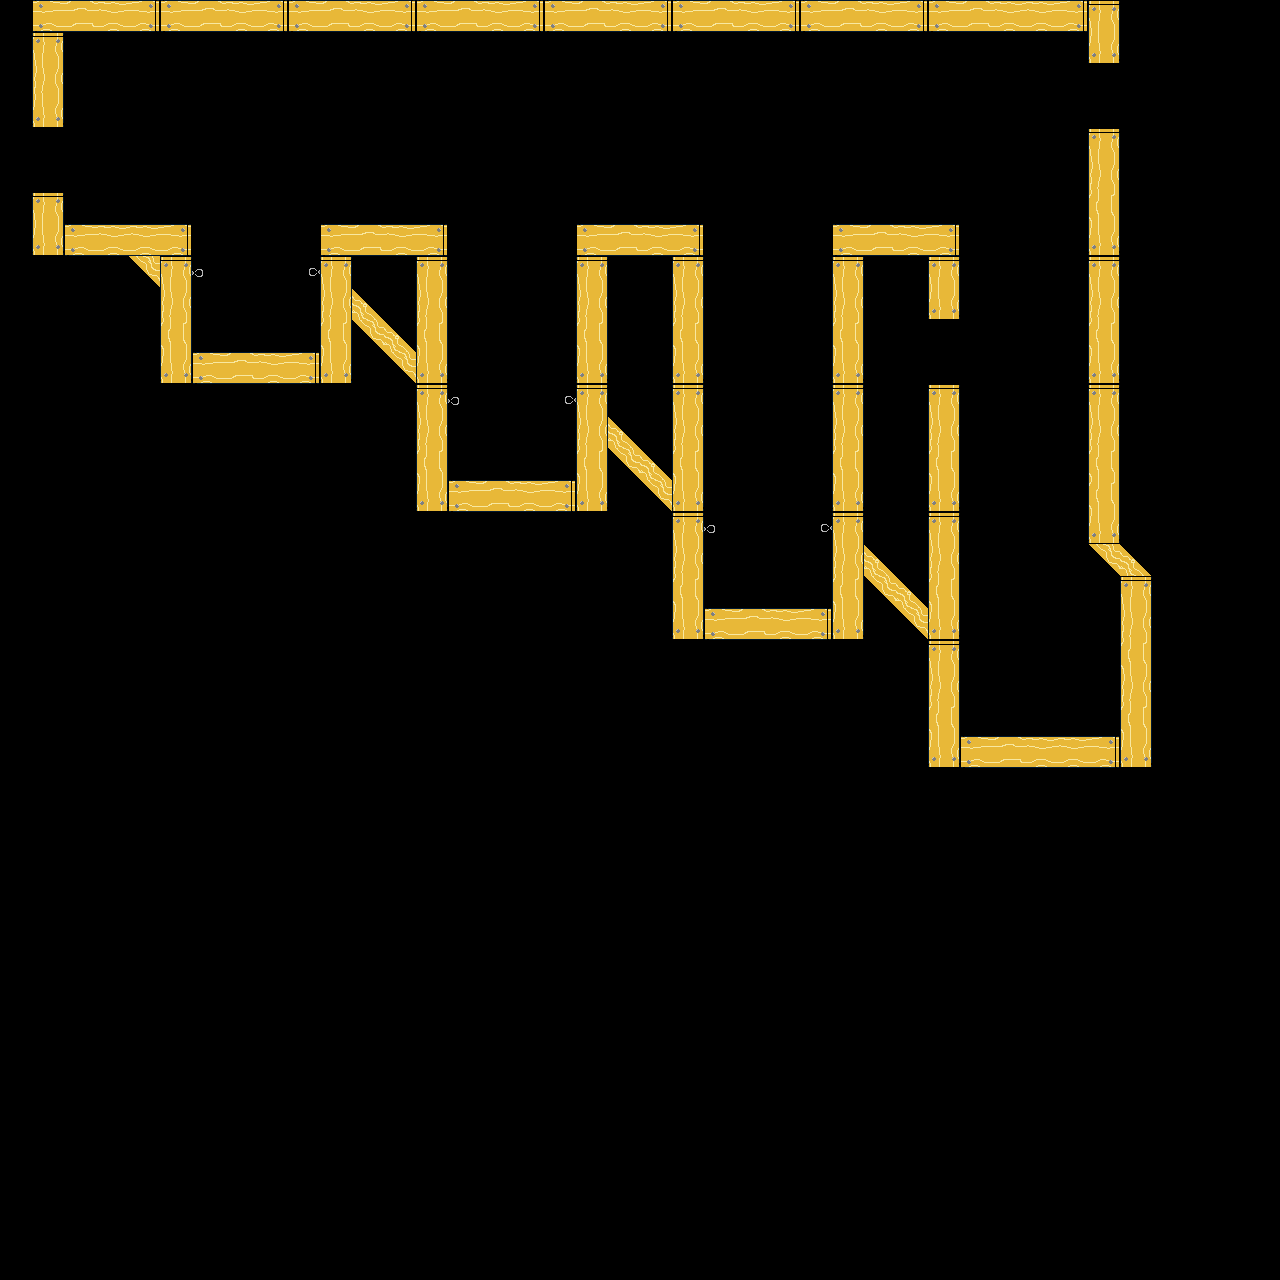

This is a level from a 2D game, rendered from its Tiled map with the project's own tilesets. A one-line summary and the map file follow, with tile-layer data summarised:
An orthogonal 40x40 tile map with 32x32 px tiles, 2 tile layers (Background, Foreground), 4 tilesets and 125 objects (102x spikes, 12x rope, 6x door, 3x fan, spawn, ...).

<map version="1.0" orientation="orthogonal" renderorder="right-down" width="40" height="40" tilewidth="32" tileheight="32" nextobjectid="158">
 <tileset firstgid="1" name="basic-tiles" tilewidth="32" tileheight="32" tilecount="256" columns="16">
  <image source="basic-tiles.png" width="512" height="512" />
 </tileset>
 <tileset firstgid="257" name="spawn" tilewidth="32" tileheight="32" tilecount="1" columns="1">
  <image source="spawn.png" width="32" height="32" />
 </tileset>
 <tileset firstgid="258" name="objects" tilewidth="64" tileheight="64" tilecount="4" columns="0">
  <tile id="1">
   <image width="32" height="64" source="fan_0.png" />
  </tile>
  <tile id="3">
   <image width="32" height="32" source="exit.png" />
  </tile>
  <tile id="4">
   <image width="32" height="32" source="spawn.png" />
  </tile>
  <tile id="5">
   <image width="64" height="7" source="door.png" />
  </tile>
 </tileset>
 <tileset firstgid="264" name="objects" tilewidth="64" tileheight="64" tilecount="4" columns="0">
  <tile id="1">
   <image width="32" height="64" source="fan_0.png" />
  </tile>
  <tile id="2">
   <image width="32" height="32" source="spawn.png" />
  </tile>
  <tile id="3">
   <image width="32" height="32" source="exit.png" />
  </tile>
  <tile id="9">
   <image width="64" height="7" source="door.png" />
  </tile>
 </tileset>
 <layer name="Background" width="40" height="40">
  <data>[1600 cells, 0 non-empty, 0 distinct tile ids]</data>
 </layer>
 <layer name="Foreground" width="40" height="40">
  <data>[1600 cells, 175 non-empty, 12 distinct tile ids]</data>
 </layer>
 <objectgroup name="Objects">
  <object id="1" type="spikes" gid="19" x="352" y="64" width="32" height="32" />
  <object id="2" type="spikes" gid="19" x="768" y="64" width="32" height="32" />
  <object id="3" type="spikes" gid="19" x="640" y="64" width="32" height="32" />
  <object id="4" type="spikes" gid="19" x="608" y="64" width="32" height="32" />
  <object id="5" type="spikes" gid="19" x="544" y="64" width="32" height="32" />
  <object id="6" type="spikes" gid="19" x="672" y="64" width="32" height="32" />
  <object id="7" type="spikes" gid="19" x="448" y="64" width="32" height="32" />
  <object id="8" type="spikes" gid="19" x="64" y="64" width="32" height="32" />
  <object id="9" type="spikes" gid="19" x="704" y="64" width="32" height="32" />
  <object id="10" type="spikes" gid="19" x="256" y="64" width="32" height="32" />
  <object id="11" type="spikes" gid="19" x="576" y="64" width="32" height="32" />
  <object id="12" type="spikes" gid="19" x="192" y="64" width="32" height="32" />
  <object id="13" type="spikes" gid="19" x="736" y="64" width="32" height="32" />
  <object id="14" type="spikes" gid="19" x="224" y="64" width="32" height="32" />
  <object id="15" type="spikes" gid="19" x="480" y="64" width="32" height="32" />
  <object id="16" type="spikes" gid="19" x="288" y="64" width="32" height="32" />
  <object id="17" type="spikes" gid="19" x="128" y="64" width="32" height="32" />
  <object id="18" type="spikes" gid="19" x="320" y="64" width="32" height="32" />
  <object id="19" type="spikes" gid="19" x="160" y="64" width="32" height="32" />
  <object id="20" type="spikes" gid="19" x="384" y="64" width="32" height="32" />
  <object id="21" type="spikes" gid="19" x="416" y="64" width="32" height="32" />
  <object id="22" type="spikes" gid="19" x="96" y="64" width="32" height="32" />
  <object id="23" type="spikes" gid="19" x="512" y="64" width="32" height="32" />
  <object id="24" type="spikes" gid="19" x="256" y="64" width="32" height="32" />
  <object id="25" type="fan" gid="259" x="32" y="192" width="32" height="64" />
  <object id="26" type="spikes" gid="18" x="96" y="224" width="32" height="32" />
  <object id="27" type="spikes" gid="18" x="64" y="224" width="32" height="32" />
  <object id="28" type="spikes" gid="18" x="128" y="224" width="32" height="32" />
  <object id="29" type="spikes" gid="18" x="160" y="224" width="32" height="32" />
  <object id="30" type="spikes" gid="19" x="928" y="64" width="32" height="32" />
  <object id="31" type="spikes" gid="19" x="864" y="64" width="32" height="32" />
  <object id="32" type="spikes" gid="19" x="960" y="64" width="32" height="32" />
  <object id="33" type="spikes" gid="19" x="896" y="64" width="32" height="32" />
  <object id="34" type="spikes" gid="19" x="992" y="64" width="32" height="32" />
  <object id="35" type="spikes" gid="19" x="832" y="64" width="32" height="32" />
  <object id="36" type="spikes" gid="19" x="800" y="64" width="32" height="32" />
  <object id="37" type="spikes" gid="19" x="1056" y="64" width="32" height="32" />
  <object id="38" type="spikes" gid="19" x="1024" y="64" width="32" height="32" />
  <object id="39" type="fan" gid="2147483907" x="1088" y="128" width="32" height="64" />
  <object id="40" type="spikes" gid="18" x="416" y="224" width="32" height="32" />
  <object id="41" type="spikes" gid="18" x="384" y="224" width="32" height="32" />
  <object id="42" type="spikes" gid="18" x="352" y="224" width="32" height="32" />
  <object id="43" type="spikes" gid="18" x="320" y="224" width="32" height="32" />
  <object id="44" type="spikes" gid="18" x="672" y="224" width="32" height="32" />
  <object id="45" type="spikes" gid="18" x="640" y="224" width="32" height="32" />
  <object id="46" type="spikes" gid="18" x="608" y="224" width="32" height="32" />
  </objectgroup>
</map>
<!-- 79 of 125 objects omitted -->
